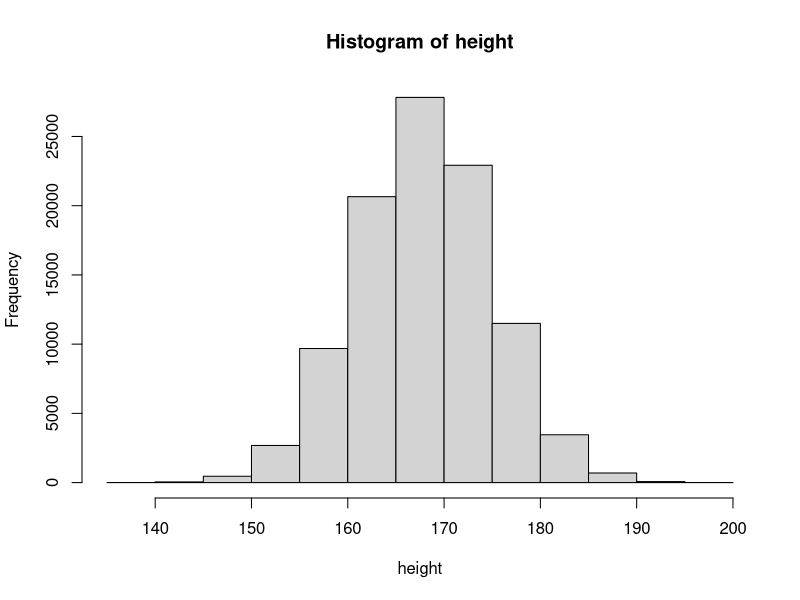

Reproduce this figure in R.
## Casino solution
# name: Warakorn Na.
# date: 18 May 2021 

# win change 30% -> win 150 USD, cost 50 usd
# play 10 times


casino_royal <- function() {
    # initialize prize vector
    prize <- vector(length = 10, mode = "numeric")
    
    # play games 10 times
    for(i in 1:10) {
        result <- sample(c("win", "loss"), size = 1, prob = c(0.3, 0.7))
        if(result == "win") {
            prize[i] <- 150
        } else {
            prize[i] <- 0
        }
    }
    ## return prize
    return(sum(prize))
}


## replicate intro to simulation

mean(replicate(n = 100000, expr = casino_royal()) > 500)



# Thai population
# Mean Height = 168 cm, SD Height = 7 cm
# Questio: How many Thai (%) that height < 158 cm?

height <- rnorm(n = 100000, mean = 168, sd = 7)

hist(height)

simulated_height_lt158 <- replicate(n = 10000, 
                                    mean(rnorm(n = 1000, mean = 168, sd = 7) < 158))

mean(simulated_height_lt158)









